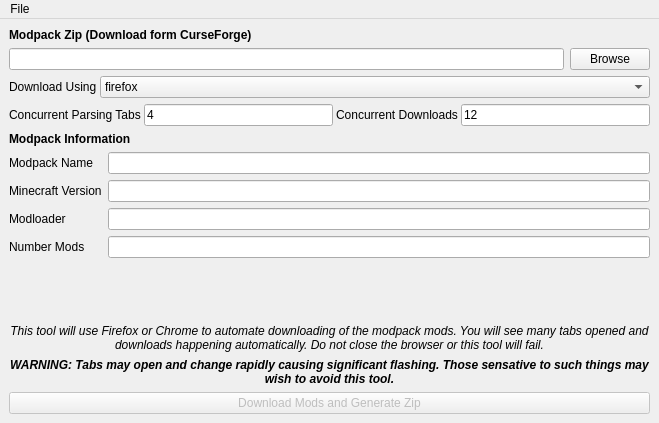
<?xml version="1.0" encoding="UTF-8"?>
<ui version="4.0">
 <class>Importer</class>
 <widget class="QMainWindow" name="Importer">
  <property name="geometry">
   <rect>
    <x>0</x>
    <y>0</y>
    <width>659</width>
    <height>423</height>
   </rect>
  </property>
  <property name="windowTitle">
   <string>CFModpackImporter</string>
  </property>
  <property name="windowIcon">
   <iconset resource="../res/resources.qrc">
    <normaloff>:/icon.png</normaloff>:/icon.png</iconset>
  </property>
  <widget class="QWidget" name="centralwidget">
   <layout class="QGridLayout" name="gridLayout">
    <item row="13" column="0">
     <widget class="QLabel" name="label_5">
      <property name="text">
       <string>Number Mods</string>
      </property>
     </widget>
    </item>
    <item row="12" column="0">
     <widget class="QLabel" name="label_2">
      <property name="text">
       <string>Modloader</string>
      </property>
     </widget>
    </item>
    <item row="2" column="0" colspan="3">
     <widget class="QLineEdit" name="txt_modpack_zip">
      <property name="readOnly">
       <bool>true</bool>
      </property>
     </widget>
    </item>
    <item row="12" column="1" colspan="3">
     <widget class="QLineEdit" name="txt_modloader">
      <property name="readOnly">
       <bool>true</bool>
      </property>
     </widget>
    </item>
    <item row="9" column="0">
     <widget class="QLabel" name="label_3">
      <property name="sizePolicy">
       <sizepolicy hsizetype="Fixed" vsizetype="Preferred">
        <horstretch>0</horstretch>
        <verstretch>0</verstretch>
       </sizepolicy>
      </property>
      <property name="text">
       <string>Modpack Name</string>
      </property>
     </widget>
    </item>
    <item row="17" column="0" colspan="4">
     <widget class="QPushButton" name="btn_generate">
      <property name="enabled">
       <bool>false</bool>
      </property>
      <property name="text">
       <string>Download Mods and Generate Zip</string>
      </property>
     </widget>
    </item>
    <item row="13" column="1" colspan="3">
     <widget class="QLineEdit" name="txt_nummods">
      <property name="readOnly">
       <bool>true</bool>
      </property>
     </widget>
    </item>
    <item row="8" column="0" colspan="3">
     <widget class="QLabel" name="label_7">
      <property name="font">
       <font>
        <bold>true</bold>
       </font>
      </property>
      <property name="text">
       <string>Modpack Information</string>
      </property>
     </widget>
    </item>
    <item row="2" column="3">
     <widget class="QPushButton" name="btn_browse_modpack">
      <property name="sizePolicy">
       <sizepolicy hsizetype="Fixed" vsizetype="Fixed">
        <horstretch>0</horstretch>
        <verstretch>0</verstretch>
       </sizepolicy>
      </property>
      <property name="text">
       <string>Browse</string>
      </property>
     </widget>
    </item>
    <item row="10" column="0">
     <widget class="QLabel" name="label_6">
      <property name="text">
       <string>Minecraft Version</string>
      </property>
     </widget>
    </item>
    <item row="0" column="0" colspan="2">
     <widget class="QLabel" name="label">
      <property name="font">
       <font>
        <bold>true</bold>
       </font>
      </property>
      <property name="text">
       <string>Modpack Zip (Download form CurseForge)</string>
      </property>
     </widget>
    </item>
    <item row="14" column="1" colspan="2">
     <spacer name="verticalSpacer">
      <property name="orientation">
       <enum>Qt::Vertical</enum>
      </property>
      <property name="sizeHint" stdset="0">
       <size>
        <width>20</width>
        <height>40</height>
       </size>
      </property>
     </spacer>
    </item>
    <item row="9" column="1" colspan="3">
     <widget class="QLineEdit" name="txt_modpack_name">
      <property name="sizePolicy">
       <sizepolicy hsizetype="Expanding" vsizetype="Fixed">
        <horstretch>1</horstretch>
        <verstretch>0</verstretch>
       </sizepolicy>
      </property>
      <property name="readOnly">
       <bool>true</bool>
      </property>
     </widget>
    </item>
    <item row="10" column="1" colspan="3">
     <widget class="QLineEdit" name="txt_mc_version">
      <property name="readOnly">
       <bool>true</bool>
      </property>
     </widget>
    </item>
    <item row="15" column="0" colspan="4">
     <widget class="QLabel" name="label_4">
      <property name="font">
       <font>
        <italic>true</italic>
       </font>
      </property>
      <property name="text">
       <string>This tool will use Firefox or Chrome to automate downloading of the modpack mods. You will see many tabs opened and downloads happening automatically. Do not close the browser or this tool will fail.</string>
      </property>
      <property name="alignment">
       <set>Qt::AlignCenter</set>
      </property>
      <property name="wordWrap">
       <bool>true</bool>
      </property>
     </widget>
    </item>
    <item row="16" column="0" colspan="4">
     <widget class="QLabel" name="label_9">
      <property name="font">
       <font>
        <italic>true</italic>
        <bold>true</bold>
       </font>
      </property>
      <property name="text">
       <string>WARNING: Tabs may open and change rapidly causing significant flashing. Those sensative to such things may wish to avoid this tool.</string>
      </property>
      <property name="alignment">
       <set>Qt::AlignCenter</set>
      </property>
      <property name="wordWrap">
       <bool>true</bool>
      </property>
     </widget>
    </item>
    <item row="5" column="0" colspan="4">
     <widget class="QWidget" name="widget" native="true">
      <layout class="QHBoxLayout" name="horizontalLayout">
       <property name="spacing">
        <number>3</number>
       </property>
       <property name="leftMargin">
        <number>0</number>
       </property>
       <property name="topMargin">
        <number>0</number>
       </property>
       <property name="rightMargin">
        <number>0</number>
       </property>
       <property name="bottomMargin">
        <number>0</number>
       </property>
       <item>
        <widget class="QLabel" name="label_10">
         <property name="text">
          <string>Concurrent Parsing Tabs</string>
         </property>
        </widget>
       </item>
       <item>
        <widget class="QLineEdit" name="txt_cfmparse_tabs">
         <property name="toolTip">
          <string>&lt;html&gt;&lt;head/&gt;&lt;body&gt;&lt;p&gt;Tabs parameter when calling cfmparse. During parsing modpack (resolving mod ids to urls) how many browser tabs should be used. More could speed up resolution, but use more resources on your computer. If too many are used, this will actually get slower.&lt;/p&gt;&lt;/body&gt;&lt;/html&gt;</string>
         </property>
         <property name="text">
          <string>4</string>
         </property>
        </widget>
       </item>
       <item>
        <widget class="QLabel" name="label_11">
         <property name="text">
          <string>Concurrent Downloads</string>
         </property>
        </widget>
       </item>
       <item>
        <widget class="QLineEdit" name="txt_cfmdown_tabs">
         <property name="toolTip">
          <string>&lt;html&gt;&lt;head/&gt;&lt;body&gt;&lt;p&gt;Tabs parameter when calling cfmparse. How many mods to download in parallel. This is the number of browser tabs that are open while downloading mods.&lt;/p&gt;&lt;/body&gt;&lt;/html&gt;</string>
         </property>
         <property name="text">
          <string>12</string>
         </property>
        </widget>
       </item>
      </layout>
     </widget>
    </item>
    <item row="3" column="0" colspan="4">
     <widget class="QWidget" name="widget_2" native="true">
      <layout class="QHBoxLayout" name="horizontalLayout_2">
       <property name="spacing">
        <number>3</number>
       </property>
       <property name="leftMargin">
        <number>0</number>
       </property>
       <property name="topMargin">
        <number>0</number>
       </property>
       <property name="rightMargin">
        <number>0</number>
       </property>
       <property name="bottomMargin">
        <number>0</number>
       </property>
       <item>
        <widget class="QLabel" name="label_8">
         <property name="font">
          <font>
           <bold>false</bold>
          </font>
         </property>
         <property name="text">
          <string>Download Using</string>
         </property>
        </widget>
       </item>
       <item>
        <widget class="QComboBox" name="cbox_browser">
         <property name="sizePolicy">
          <sizepolicy hsizetype="Preferred" vsizetype="Fixed">
           <horstretch>1</horstretch>
           <verstretch>0</verstretch>
          </sizepolicy>
         </property>
         <item>
          <property name="text">
           <string>firefox</string>
          </property>
         </item>
         <item>
          <property name="text">
           <string>chrome</string>
          </property>
         </item>
        </widget>
       </item>
      </layout>
     </widget>
    </item>
   </layout>
  </widget>
  <widget class="QMenuBar" name="menubar">
   <property name="geometry">
    <rect>
     <x>0</x>
     <y>0</y>
     <width>659</width>
     <height>22</height>
    </rect>
   </property>
   <widget class="QMenu" name="menuFile">
    <property name="title">
     <string>File</string>
    </property>
    <addaction name="act_instructions"/>
    <addaction name="act_about"/>
   </widget>
   <addaction name="menuFile"/>
  </widget>
  <action name="act_about">
   <property name="text">
    <string>About</string>
   </property>
  </action>
  <action name="act_instructions">
   <property name="text">
    <string>Instructions</string>
   </property>
  </action>
 </widget>
 <resources>
  <include location="../res/resources.qrc"/>
 </resources>
 <connections/>
</ui>
